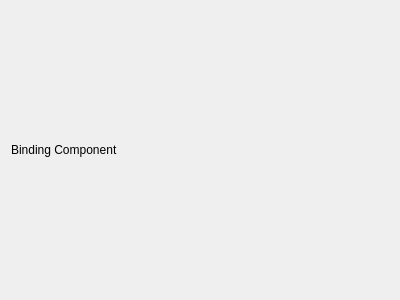
<?xml version="1.0" encoding="UTF-8"?>
<ui version="4.0">
 <class>Binding</class>
 <widget class="QWidget" name="Binding">
  <property name="geometry">
   <rect>
    <x>0</x>
    <y>0</y>
    <width>400</width>
    <height>300</height>
   </rect>
  </property>
  <property name="windowTitle">
   <string>Form</string>
  </property>
  <layout class="QVBoxLayout" name="verticalLayout">
   <item>
    <widget class="QLabel" name="label">
     <property name="text">
      <string>Binding Component</string>
     </property>
    </widget>
   </item>
  </layout>
 </widget>
 <resources/>
 <connections/>
</ui>
